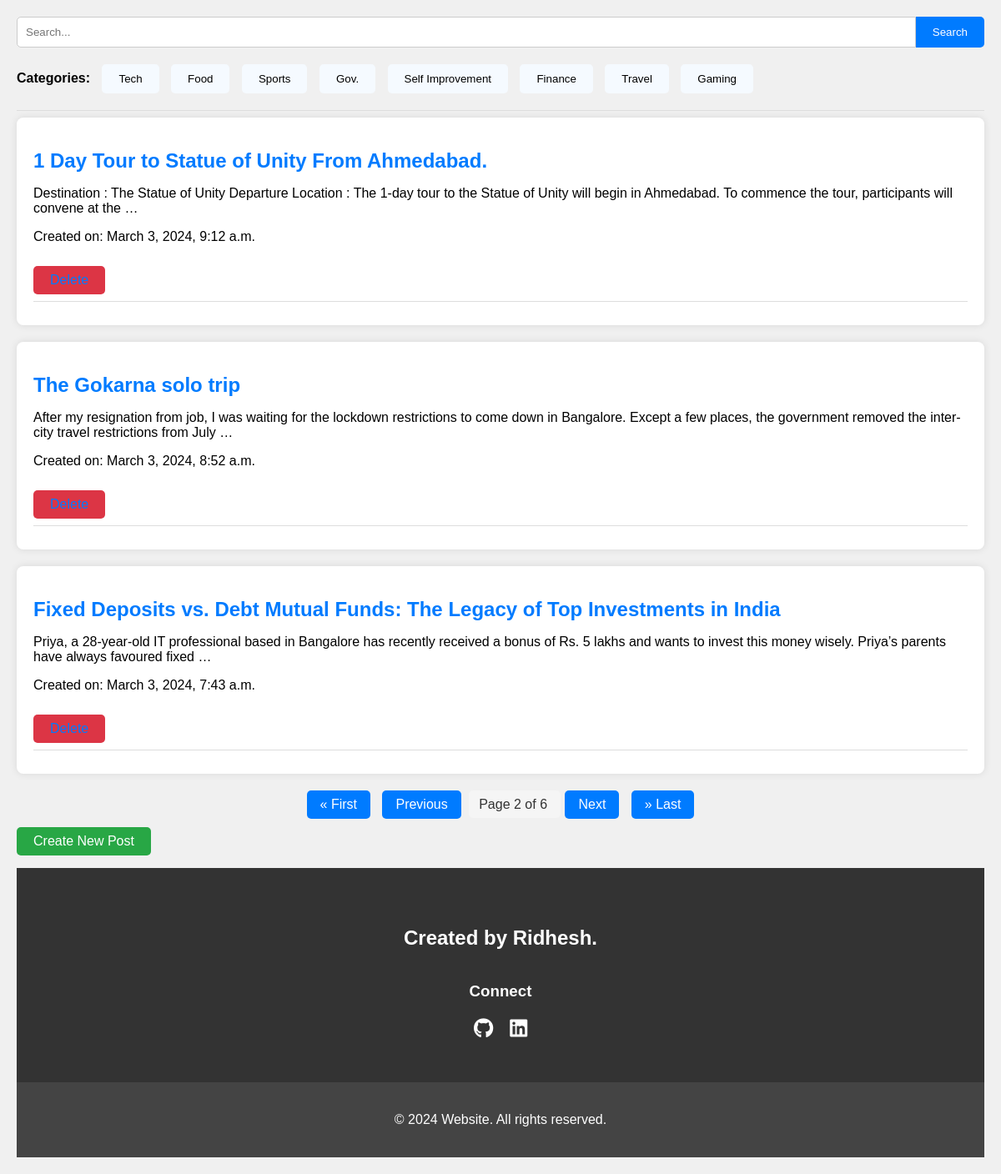
Screenshot of /?page=2 with the database file from the repository.
### app1/models.py (models this page shows, shortened)
class Category(models.Model):
    name = models.CharField(max_length=30)
    class Meta:
        verbose_name_plural="categories"

class Post(models.Model):
    title = models.CharField(max_length=500)
    body = models.TextField()
    created_on  = models.DateTimeField(auto_now_add=True)
    last_modified = models.DateTimeField(auto_now=True)
    category = models.ForeignKey(Category, on_delete=models.CASCADE)
    image = models.URLField(default='https://wmmedia.sgp1.cdn.digitaloceanspaces.com/blog.png')
    likes =  models.PositiveIntegerField(default=0)
    dislikes =  models.PositiveIntegerField(default=0)

### app1/views.py (the view)
# urls.py: path('',views.index,name='index'),
def index(request):
    posts = Post.objects.all().order_by("-created_on")
    paginator = Paginator(posts,3)
    page=request.GET.get('page')
    try:
        posts = paginator.page(page)
    except PageNotAnInteger:
        posts = paginator.page(1)
    except EmptyPage:
        posts = paginator.page(paginator.num_pages)
    categories = Category.objects.all()
    context ={"posts":posts,"categories": categories}
    return render(request,"app1/index.html",context)

### app1/templates/app1/index.html (shortened to what this page needs)
<!DOCTYPE html>
<html lang="en">
<head>
    <link rel="stylesheet" href="https://cdnjs.cloudflare.com/ajax/libs/font-awesome/6.0.0-beta3/css/all.min.css">
</head>
<body>
    <form action="{% url 'search' %}" method="GET" class="search-form">
        <input type="text" name="q" placeholder="Search..." class="search-input">
        <button type="submit" class="search-button">Search</button>
    </form>
    <ul class="categories">
        <li><strong>Categories:</strong></li>
        {% for category in categories %}
            <li><button class="btn"><a href="{% url 'category_posts' category.id %}"  style="color:#000000";>{{ category.name }}</a></button></li>
        {% endfor %}
    </ul>
    <hr>
    {% for post in posts %}
    <div class="post">
        <h2><a href="{% url 'details' post.id %}">{{ post.title }}</a></h2>
        <p>{{ post.body|truncatewords_html:30 }}</p>
        <p>Created on: {{ post.created_on|date:"F j, Y, g:i a" }}</p>
        <a href="{% url 'delete_post' post.id %}" class="action-link">Delete</a>
        <hr>
    </div>
    {% endfor %}
    <div class="pagination">
        {% if posts.has_previous %}
            <a href="?page=1" class="pagination-button">&laquo; First</a>
            <a href="?page={{ posts.previous_page_number }}" class="pagination-button">Previous</a>
        {% endif %}
        <span class="pagination-link pagination-current">
            Page {{ posts.number }} of {{ posts.paginator.num_pages }}
        </span>
        {% if posts.has_next %}
            <a href="?page={{ posts.next_page_number }}" class="pagination-button">Next</a>
            <a href="?page={{ posts.paginator.num_pages }}" class="pagination-button">&raquo; Last</a>
        {% endif %}
    </div>
    <a href="{% url 'create_post' %}" class="action-link create-post-link">Create New Post</a>
    <div class="lower-div">
        <h2>Created by <b>Ridhesh.</b></h2>
        <h3>Connect</h3>
        <div class="social-icons">
            <a href="https://github.com/Ridhesh05" target="_blank"><i class="fab fa-github"></i></a>
            <a href="https://www.linkedin.com/in/ridhesh05/" target="_blank"><i class="fab fa-linkedin"></i></a>
        </div>
    </div>
    <footer style="background-color: #444; color: #fff; padding: 20px; text-align: center;">
        <p>&copy; 2024  Website. All rights reserved.</p>
    </footer>
</body>
</html>

### app1/templates/app1/index.html (style rules this page uses)
body { font-family: Arial, sans-serif; background-color: #f0f0f0; margin: 0; padding: 20px; }
.categories { margin-bottom: 20px; padding: 0; list-style: none; }
.categories li { display: inline-block; margin-right: 10px; }
.categories li a { text-decoration: none; color: #007bff; }
.post { background-color: #fff; border-radius: 8px; box-shadow: 0 0 10px rgba(0, 0, 0, 0.1); padding: 20px; margin-bottom: 20px; }
.post h2 { margin-top: 0; margin-bottom: 10px; color: #333; }
.post a { color: #007bff; text-decoration: none; }
hr { border: none; border-top: 1px solid #ddd; }
.btn { display: inline-block; padding: 10px 20px; background-color: #f5faff; color: #0056b3; border: none; border-radius: 5px; text-decoration: none; transition: background-color 0.3s ease; }
.btn a { color: #fff; text-decoration: none; }
.pagination { margin-top: 20px; text-align: center; }
.pagination-button { display: inline-block; padding: 8px 16px; margin: 0 5px; background-color: #007bff; color: #fff; text-decoration: none; border: none; border-radius: 5px; transition: background-color 0.3s ease; }
.pagination-current { background-color: #f5f5f5; color: #333; padding: 8px 12px; border-radius: 5px; }
.search-form { display: flex; margin-bottom: 20px; }
.search-input { flex: 1; padding: 10px; border: 1px solid #ccc; border-radius: 5px 0 0 5px; }
.search-button { padding: 10px 20px; background-color: #007bff; color: #fff; border: none; border-radius: 0 5px 5px 0; cursor: pointer; }
.action-link { display: inline-block; padding: 8px 20px; margin-top: 10px; background-color: #dc3545; color: #fff; text-decoration: none; border-radius: 5px; transition: background-color 0.3s ease; }
.create-post-link { background-color: #28a745; margin-bottom: 15px; }
.lower-div { background-color: #333; color: #fff; padding: 50px 20px; text-align: center; display: flex; flex-direction: column; align-items: center; }
.lower-div h3 { margin-bottom: 20px; }
.social-icons { display: flex; justify-content: center; align-items: center; }
.social-icons a { margin: 0 10px; color: #fff; text-decoration: none; font-size: 24px; }

### rows the page displays
Category: name "Tech"
Category: name "Food"
Category: name "Sports"
Category: name "Gov."
Category: name "Self Improvement"
Category: name "Finance"
Category: name "Travel"
Category: name "Gaming"
Post: title "1 Day Tour to Statue of Unity From Ahmedabad.", body "Destination : The Statue of Unity Departure Location : The 1-day tour to the Statue of Unity will begin in Ahmedabad. To commence the tour, participants will convene at the …", created_on "March 3, 2024, 9:12 a.m."
Post: title "The Gokarna solo trip", body "After my resignation from job, I was waiting for the lockdown restrictions to come down in Bangalore. Except a few places, the government removed the inter-city travel restrictions from July …", created_on "March 3, 2024, 8:52 a.m."
Post: title "Fixed Deposits vs. Debt Mutual Funds: The Legacy of Top Investments in India", body "Priya, a 28-year-old IT professional based in Bangalore has recently received a bonus of Rs. 5 lakhs and wants to invest this money wisely. Priya’s parents have always favoured fixed …", created_on "March 3, 2024, 7:43 a.m."

### other values shown
{{ posts.number }} "2"
{{ posts.paginator.num_pages }} "6"
